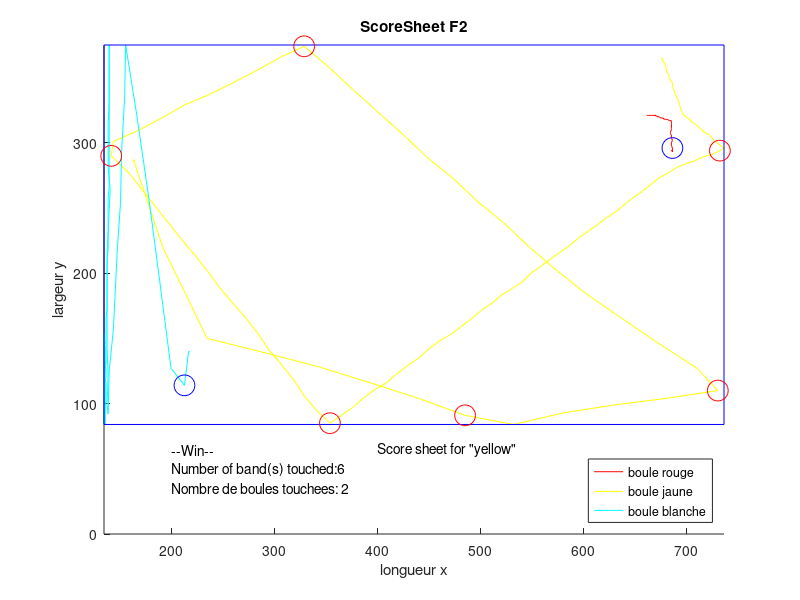

Here is the MATLAB script that generated this plot:
X1=[ 686 686 685 685 685 685 685 685 685 685 685 685 685 685 685 685 685 685 685 685 685 685 685 685 685 685 685 685 685 685 685 685 685 685 685 685 685 685 685 685 685 685 685 685 685 685 685 685 685 685 685 685 685 685 685 685 685 685 685 685 685 685 685 685 685 685 685 685 685 685 685 685 685 685 685 685 685 685 685 685 685 685 685 686 686 686 686 686 686 686 686 686 686 686 686 686 685 685 686 685 685 684 684 685 685 685 685 685 685 685 683 681 679 678 677 675 673 672 669 670 668 667 666 665 665 663 663 662 661 661 661 661 ];
 Y1=[ 293 294 294 294 294 294 294 294 294 294 294 294 294 294 294 294 294 294 294 294 294 294 294 294 294 294 294 294 294 294 294 294 294 294 294 294 294 294 294 294 294 294 294 294 294 294 294 294 294 294 294 294 294 294 294 294 294 294 294 294 294 294 294 294 294 294 294 294 294 294 294 294 294 294 294 294 294 294 294 294 294 294 294 294 294 294 294 293 293 293 293 293 293 293 294 296 298 300 302 304 306 307 308 310 311 315 315 315 316 317 317 318 318 318 319 319 320 320 321 321 321 321 321 321 321 321 321 321 321 321 321 321 ];
 X2=[ 164 164 163 164 164 164 164 192 235 291 344 393 440 485 532 581 630 680 730 710 671 634 601 571 546 522 497 473 448 424 400 376 353 329 307 282 260 237 213 191 167 144 142 159 172 185 197 210 223 235 247 260 272 284 295 307 319 330 342 354 365 376 386 398 409 419 429 440 450 460 471 481 491 500 511 520 530 540 549 558 568 577 586 595 604 613 621 631 640 648 657 665 673 682 690 699 707 715 724 732 736 731 726 722 717 713 709 705 701 697 695 694 693 692 691 689 688 687 686 686 684 683 683 682 681 680 680 679 679 677 676 675 ];
 Y2=[ 286 287 286 286 286 287 286 220 150 139 128 116 104 91 84 93 99 104 110 127 147 167 185 204 221 239 255 273 289 307 324 341 358 374 366 355 346 337 329 319 309 301 290 277 264 251 239 226 214 202 189 177 166 154 141 130 118 105 94 85 91 97 104 111 116 123 129 135 142 148 153 159 165 171 177 183 188 193 200 205 211 216 221 227 232 237 242 247 253 258 263 268 273 277 281 284 286 289 291 294 296 299 302 306 308 311 314 316 319 321 324 326 329 332 334 337 339 341 344 346 348 349 351 353 354 355 358 359 361 362 365 365 ];
 X3=[ 218 218 217 217 217 217 217 217 213 200 189 178 167 156 155 152 151 148 146 144 140 139 138 139 138 138 138 138 138 139 140 141 139 139 139 140 140 140 140 140 140 140 140 140 140 140 140 140 140 140 140 139 139 139 139 139 139 138 138 138 138 138 138 137 137 137 137 137 137 136 136 136 136 136 136 136 136 136 136 136 136 136 137 137 137 137 137 137 136 137 137 137 137 136 137 136 136 136 136 136 136 136 136 135 136 136 135 135 135 135 135 136 136 136 136 136 136 136 135 135 136 136 136 136 136 136 136 136 136 136 136 136 ];
 Y3=[ 140 140 140 140 140 140 140 140 114 127 194 260 320 375 335 292 254 220 187 156 125 92 99 122 142 161 179 196 214 231 248 264 281 298 315 331 347 363 375 363 353 344 335 326 317 308 300 291 283 274 266 257 249 241 233 226 218 210 202 195 188 180 173 166 159 152 145 138 132 125 119 112 106 100 94 88 84 86 91 94 97 100 102 105 108 111 114 116 119 120 123 125 127 130 132 133 134 136 138 139 141 142 144 145 146 147 149 149 149 149 151 152 152 152 152 152 152 152 153 153 153 153 153 153 153 153 153 153 153 153 153 153 ];
 FigHandle = figure('Position', [100, 100, 700, 795]);
 
xlabel('longueur x');
ylabel('largeur y');
 
title('ScoreSheet F2')
 
 
X = [X1, X2, X3];
Max_X = max(X); 
Min_X = min(X); 
 
Y = [Y1, Y2, Y3];
Max_Y = max(Y);
Min_Y = min(Y);
 
 
 
hold on;
plot(X1,Y1,'Color', [1 0 0]);
plot(X2,Y2,'Color', [1 1 0]);
plot(X3,Y3,'Color', [0 1 1]);
axis([Min_X Max_X 0 Max_Y]);
 
 
plot([Min_X Min_X],[Min_Y Max_Y],'b-');
plot([Max_X Max_X],[Min_Y Max_Y],'b-' );
plot([Min_X Max_X], [Min_Y Min_Y],'b-');
plot([Min_X Max_X], [Max_Y Max_Y],'b-');
 
mouvement_boule1 = find(sqrt(((X1 - X1(1)).^2) + ((Y1 - Y1(1)).^2)) > 2);
mouvement_boule2 = find(sqrt(((X2 - X2(1)).^2) + ((Y2 - Y2(1)).^2)) > 2);
mouvement_boule3 = find(sqrt(((X3 - X3(1)).^2) + ((Y3 - Y3(1)).^2)) > 2);

 
 
Trois_boules_bougent = 0;
Aucune_boule_bouge = 0;
Une_boule_bouge = 0;
Deux_boules_bougent = 0;
 
 
if (length(mouvement_boule1) > 1 && length(mouvement_boule3) > 1 && length(mouvement_boule2) > 1)
 text(200, 35, 'Nombre de boules touchees: 2');
 Trois_boules_bougent = 1;
elseif (isempty(mouvement_boule1) && isempty(mouvement_boule2) && isempty(mouvement_boule1))
 text(200, 35, 'Aucune boule n a bouge');
 Aucune_boule_bouge = 1;
elseif ((length(mouvement_boule1) > 1 && length(mouvement_boule2) > 1) || (length(mouvement_boule1) > 1 && length(mouvement_boule3) > 1) || (length(mouvement_boule2) > 1 && length(mouvement_boule3) > 1)) 
 text(200, 35, 'Nombre de boules touchees: 1');
 Deux_boules_bougent = 1;
else
 text(200, 35, 'Nombre de boules touchees: 0');
 Une_boule_bouge = 1;
end
 
 
 
Boule1_1 = 0;
Boule1_2 = 0;
Boule1_3 = 0;
Boule2_1 = 0;
Boule2_2 = 0;
Boule2_3 = 0;
Boule3_1 = 0;
Boule3_2 = 0;
Boule3_3 = 0;
 
if (Trois_boules_bougent)
 
 if (mouvement_boule1(1) < mouvement_boule2(1) && mouvement_boule1(1) < mouvement_boule3(1))
 Boule1_1 = 1;
 if (mouvement_boule2(1) < mouvement_boule3(1))
 Boule2_2 = 1;
 Boule3_3 = 1;
 else
Boule3_2 = 1;
 Boule2_3 = 1;
 end
 elseif (mouvement_boule2(1) < mouvement_boule1(1) && mouvement_boule2(1) < mouvement_boule3(1))
 Boule2_1 = 1;
 if (mouvement_boule1(1) < mouvement_boule3(1))
 Boule1_2 = 1;
 Boule3_3 = 1;
 else
 Boule3_2 = 1;
 Boule1_3 = 1;
 end
 elseif (mouvement_boule3(1) < mouvement_boule1(1) && mouvement_boule3(1) < mouvement_boule2(1))
 Boule3_1 = 1;
 if (mouvement_boule1(1) < mouvement_boule2(1))
 Boule1_2 = 1;
 Boule2_3 = 1;
 else
 Boule2_3 = 1;
 Boule1_3 = 1;
 end
 end
elseif (Deux_boules_bougent)
  if (isempty(mouvement_boule1))
 if (mouvement_boule2(1) < mouvement_boule3(1))
 Boule2_1 = 1;
 Boule3_2 = 1;
 else
 Boule3_1 = 1;
 Boule2_2 = 1;
 end
 elseif (isempty(mouvement_boule2))
 if (mouvement_boule1(1) < mouvement_boule3(1))
 Boule1_1 = 1;
 Boule3_2 = 1;
 else
 Boule3_1 = 1;
 Boule1_2 = 1;
 end
 elseif (isempty(mouvement_boule3))
 if (mouvement_boule1(1) < mouvement_boule2(1))
 Boule1_1 = 1;
 Boule2_2 = 1;
 else
 Boule2_1 = 1;
 Boule1_2 = 1;
 end
 end 
elseif (Une_boule_bouge)
 if (length(mouvement_boule1))
 text(400, 60, 'la boule 1 a bouge');
 elseif (length(mouvement_boule2))
 text(400, 60, 'la boule 2 a bouge');
 elseif (length(mouvement_boule3))
 text(400, 60, 'la boule 3 a bouge');
 end
end
 
if (Boule1_1)
if (length(mouvement_boule2))
     plot(X2(mouvement_boule2(1)), Y3(mouvement_boule2(1)), 'bo','MarkerSize',15);
end
if (length(mouvement_boule3))
     plot(X3(mouvement_boule3(1)), Y3(mouvement_boule3(1)), 'bo','MarkerSize',15); 
end
elseif (Boule2_1)
if (length(mouvement_boule1)) 
     plot(X1(mouvement_boule1(1)), Y1(mouvement_boule1(1)), 'bo','MarkerSize',15);
end
if (length(mouvement_boule3))
     plot(X3(mouvement_boule3(1)), Y3(mouvement_boule3(1)), 'bo','MarkerSize',15); 
end
elseif(Boule3_1)
if (length(mouvement_boule1)) 
     plot(X1(mouvement_boule1(1)), Y1(mouvement_boule1(1)), 'bo','MarkerSize',15);
end
if (length(mouvement_boule2))
     plot(X2(mouvement_boule2(1)), Y3(mouvement_boule2(1)), 'bo','MarkerSize',15);
end
end

 
Z = 2;
rayon_boule = 6;
Trois_bandes_touchees = [];
 
 if (Boule1_1)
 
X1_bis = X1(mouvement_boule1(1):end);
 Y1_bis = Y1(mouvement_boule1(1):end);
 
 Bande_droite_boule1 = find((X1_bis + rayon_boule + Z) >= Max_X);
 Bande_gauche_boule1 = find((X1_bis - rayon_boule - Z) <= Min_X);
 Bande_basse_boule1 = find((Y1_bis - rayon_boule - Z) <= Min_Y);
 Bande_haute_boule1 = find((Y1_bis + rayon_boule + Z) >= Max_Y);
 
 idxTouch1 = sort([Bande_droite_boule1, Bande_gauche_boule1, Bande_basse_boule1, Bande_haute_boule1]);
 Contact_bande_boule1 = idxTouch1([1, 1 + find(diff(idxTouch1) > 1)]);
 plot(X1_bis(Contact_bande_boule1), Y1_bis(Contact_bande_boule1), 'ro','MarkerSize',15);
 
 Trois_bandes_touchees = Contact_bande_boule1;
 
 elseif (Boule2_1)
 
X2_bis = X2(mouvement_boule2(1):end);
Y2_bis = Y2(mouvement_boule2(1):end);
 
 Bande_droite_boule2 = find((X2_bis + rayon_boule + Z) >= Max_X);
 Bande_gauche_boule2 = find((X2_bis - rayon_boule - Z) <= Min_X);
 Bande_basse_boule2 = find((Y2_bis - rayon_boule - Z) <= Min_Y);
 Bande_haute_boule2 = find((Y2_bis + rayon_boule + Z) >= Max_Y);
 
 idxTouch2 = sort([Bande_droite_boule2, Bande_gauche_boule2, Bande_basse_boule2, Bande_haute_boule2]);
 Contact_bande_boule2 = idxTouch2([1, 1 + find(diff(idxTouch2) > 1)]);
 plot(X2_bis(Contact_bande_boule2), Y2_bis(Contact_bande_boule2), 'ro','MarkerSize',15);
 
 Trois_bandes_touchees = Contact_bande_boule2;
 
 elseif (Boule3_1)
 
 X3_bis = X3(mouvement_boule3(1):end);
 Y3_bis = Y3(mouvement_boule3(1):end);
 
 Bande_droite_boule3 = find((X3_bis + rayon_boule + Z) >= Max_X);
 Bande_gauche_boule3 = find((X3_bis - rayon_boule - Z) <= Min_X);
 Bande_basse_boule3 = find((Y3_bis - rayon_boule - Z) <= Min_Y);
 Bande_haute_boule3 = find((Y3_bis + rayon_boule + Z) >= Max_Y);
 
 idxTouch3 = sort([Bande_droite_boule3, Bande_gauche_boule3, Bande_basse_boule3, Bande_haute_boule3]);
 Contact_bande_boule3 = idxTouch3([1, 1 + find(diff(idxTouch3) > 1)]);
 plot(X3_bis(Contact_bande_boule3), Y3_bis(Contact_bande_boule3), 'ro','MarkerSize',15);
 
 Trois_bandes_touchees = Contact_bande_boule3;
 end 
 
Trois_bandes_touchees_bis = [];
 
if (Trois_boules_bougent)
 if (Boule1_1)
 if (Boule2_2)
 X1_bis = X1(mouvement_boule2(1):mouvement_boule3(1));
 Y1_bis = Y1(mouvement_boule2(1):mouvement_boule3(1));
 
 Bande_droite_boule1 = find((X1_bis + rayon_boule + Z) >= Max_X);
 Bande_gauche_boule1 = find((X1_bis - rayon_boule - Z) <= Min_X);
 Bande_basse_boule1 = find((Y1_bis - rayon_boule - Z) <= Min_Y);
 Bande_haute_boule1 = find((Y1_bis + rayon_boule + Z) >= Max_Y);
 
 idxTouch1 = sort([Bande_droite_boule1, Bande_gauche_boule1, Bande_basse_boule1, Bande_haute_boule1]);
 Contact_bande_boule1 = idxTouch1([1, 1 + find(diff(idxTouch1) > 1)]);
 
 Trois_bandes_touchees_bis = Contact_bande_boule1;
 
 elseif (Boule3_2)
 
 X1_bis = X1(mouvement_boule3(1):mouvement_boule2(1));
 Y1_bis = Y1(mouvement_boule3(1):mouvement_boule2(1));
 
 Bande_droite_boule1 = find((X1_bis + rayon_boule + Z) >= Max_X);
 Bande_gauche_boule1 = find((X1_bis - rayon_boule - Z) <= Min_X);
 Bande_basse_boule1 = find((Y1_bis - rayon_boule - Z) <= Min_Y);
 Bande_haute_boule1 = find((Y1_bis + rayon_boule + Z) >= Max_Y);
 
 idxTouch1 = sort([Bande_droite_boule1, Bande_gauche_boule1, Bande_basse_boule1, Bande_haute_boule1]);
Contact_bande_boule1 = idxTouch1([1, 1 + find(diff(idxTouch1) > 1)]);
 
 Trois_bandes_touchees_bis = Contact_bande_boule1;
 
 end
 elseif (Boule2_1)
 if (Boule1_2)
 
X2_bis = X2(mouvement_boule1(1):mouvement_boule3(1));
 Y2_bis = Y2(mouvement_boule1(1):mouvement_boule3(1));
 
 Bande_droite_boule2 = find((X2_bis + rayon_boule + Z) >= Max_X);
 Bande_gauche_boule2 = find((X2_bis - rayon_boule - Z) <= Min_X);
 Bande_basse_boule2 = find((Y2_bis - rayon_boule - Z) <= Min_Y);
 Bande_haute_boule2 = find((Y2_bis + rayon_boule + Z) >= Max_Y);
 
 idxTouch2 = sort([Bande_droite_boule2, Bande_gauche_boule2, Bande_basse_boule2, Bande_haute_boule2]);
 Contact_bande_boule2 = idxTouch2([1, 1 + find(diff(idxTouch2) > 1)]);
 
 Trois_bandes_touchees_bis = Contact_bande_boule2;
 
 elseif(Boule3_2)
 
 X2_bis = X2(mouvement_boule3(1):mouvement_boule1(1));
 Y2_bis = Y2(mouvement_boule3(1):mouvement_boule1(1));
 
 Bande_droite_boule2 = find((X2_bis + rayon_boule + Z) >= Max_X);
 Bande_gauche_boule2 = find((X2_bis - rayon_boule - Z) <= Min_X);
 Bande_basse_boule2 = find((Y2_bis - rayon_boule - Z) <= Min_Y);
 Bande_haute_boule2 = find((Y2_bis + rayon_boule + Z) >= Max_Y);
 
 idxTouch2 = sort([Bande_droite_boule2, Bande_gauche_boule2, Bande_basse_boule2, Bande_haute_boule2]);
 Contact_bande_boule2 = idxTouch2([1, 1 + find(diff(idxTouch2) > 1)]);
 
 Trois_bandes_touchees_bis = Contact_bande_boule2;
 
 end
elseif (Boule3_1)
 if (Boule1_2)
 
 X3_bis = X3(mouvement_boule1(1):mouvement_boule2(1));
 Y3_bis = Y3(mouvement_boule1(1):mouvement_boule2(1));
 
 Bande_droite_boule3 = find((X3_bis + rayon_boule + Z) >= Max_X);
 Bande_gauche_boule3 = find((X3_bis - rayon_boule - Z) <= Min_X);
 Bande_basse_boule3 = find((Y3_bis - rayon_boule - Z) <= Min_Y);
 Bande_haute_boule3 = find((Y3_bis + rayon_boule + Z) >= Max_Y);
 
 idxTouch3 = sort([Bande_droite_boule3, Bande_gauche_boule3, Bande_basse_boule3, Bande_haute_boule3]);
 Contact_bande_boule3 = idxTouch3([1, 1 + find(diff(idxTouch3) > 1)]);
 
 Trois_bandes_touchees_bis = Contact_bande_boule3;
 
 elseif (Boule2_2)
 
 X3_bis = X3(mouvement_boule2(1):mouvement_boule1(1));
 Y3_bis = Y3(mouvement_boule2(1):mouvement_boule1(1));
 
 Bande_droite_boule3 = find((X3_bis + rayon_boule + Z) >= Max_X);
 Bande_gauche_boule3 = find((X3_bis - rayon_boule - Z) <= Min_X);
 Bande_basse_boule3 = find((Y3_bis - rayon_boule - Z) <= Min_Y);
 Bande_haute_boule3 = find((Y3_bis + rayon_boule + Z) >= Max_Y);
 
 idxTouch3 = sort([Bande_droite_boule3, Bande_gauche_boule3, Bande_basse_boule3, Bande_haute_boule3]);
 Contact_bande_boule3 = idxTouch3([1, 1 + find(diff(idxTouch3) > 1)]);
 
 Trois_bandes_touchees_bis = Contact_bande_boule3;
 
end
end
end
 
 FormatSpec=['Number of band(s) touched:' num2str(length(Trois_bandes_touchees))'];
 str1=sprintf(FormatSpec, length(Trois_bandes_touchees));
 text(200,50,str1);
 
 
 if (Boule1_1)
 text(400, 65, 'Score sheet for "red"');
 elseif (Boule2_1)
 text(400, 65, 'Score sheet for "yellow"');
 elseif (Boule3_1)
 text(400, 65, 'Score sheet for "white"');
 end
 
 
if (length(Trois_bandes_touchees_bis) >= 3 && Trois_boules_bougent)
 text(200, 65, '--Win--')
else
 text(200, 65, '--Fail--')
end
 
legend('boule rouge','boule jaune','boule blanche','Location','SouthEast')
hold off;
pause(20);
print('-dpdf','ScoreSheet.pdf')
